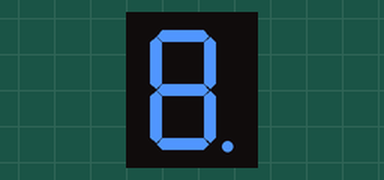
This sketch was run on a simulated ESP32. On the bench: 1-digit seven-segment display. Wiring (inferred from the names in the program): 1-digit 7-segment display, segments lit when LOW: segments GPIO 22, GPIO 21, GPIO 19, GPIO 18, GPIO 5, GPIO 4, GPIO 2, GPIO 23. The segment pins are drawn as the display they are named for.

Above: at 0.0 s.
At 1.1 s:
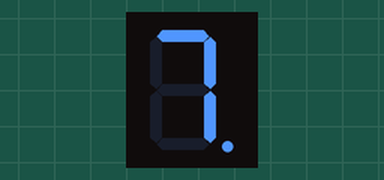
At 2.1 s:
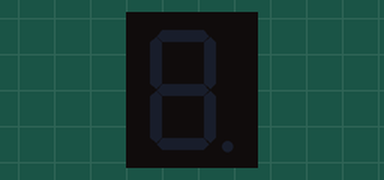
At 3.1 s:
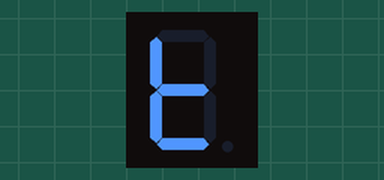

The sketch:

main.ino
```cpp
#define A 2
#define B 4
#define C 5
#define D 18
#define E 19
#define F 21
#define G 22
#define H 23

// setup timer interupt timer 0 esp32
hw_timer_t * My_timer = NULL;

bool counter = 0;

void IRAM_ATTR onTimer(){
    if (counter == 0) {
      digitalWrite(A, !digitalRead(A));
      digitalWrite(B, !digitalRead(B));
      digitalWrite(C, !digitalRead(C));
      digitalWrite(D, !digitalRead(D));
    } else {
      digitalWrite(E, !digitalRead(E));
      digitalWrite(F, !digitalRead(F));
      digitalWrite(G, !digitalRead(G));
      digitalWrite(H, !digitalRead(H));
    }

    counter = !counter;
}

void setup() {
    // put your setup code here, to run once:
    pinMode(A, OUTPUT);
    pinMode(B, OUTPUT);
    pinMode(C, OUTPUT);
    pinMode(D, OUTPUT);
    pinMode(E, OUTPUT);
    pinMode(F, OUTPUT);
    pinMode(G, OUTPUT);
    pinMode(H, OUTPUT);

    // setup timer interupt timer 0 esp32
    My_timer = timerBegin(0, 80, true);
    timerAttachInterrupt(My_timer, &onTimer, true);
    timerAlarmWrite(My_timer, 1000000, true);
    timerAlarmEnable(My_timer);
}

void loop() {
    // put your main code here, to run repeatedly:
}
```

Measured:
- by itself, everything shown: repeats every 4.0 s, in 4 steps
- what the display in image 1 shows lasts 1.0 s, from 1.0 s to 2.0 s
